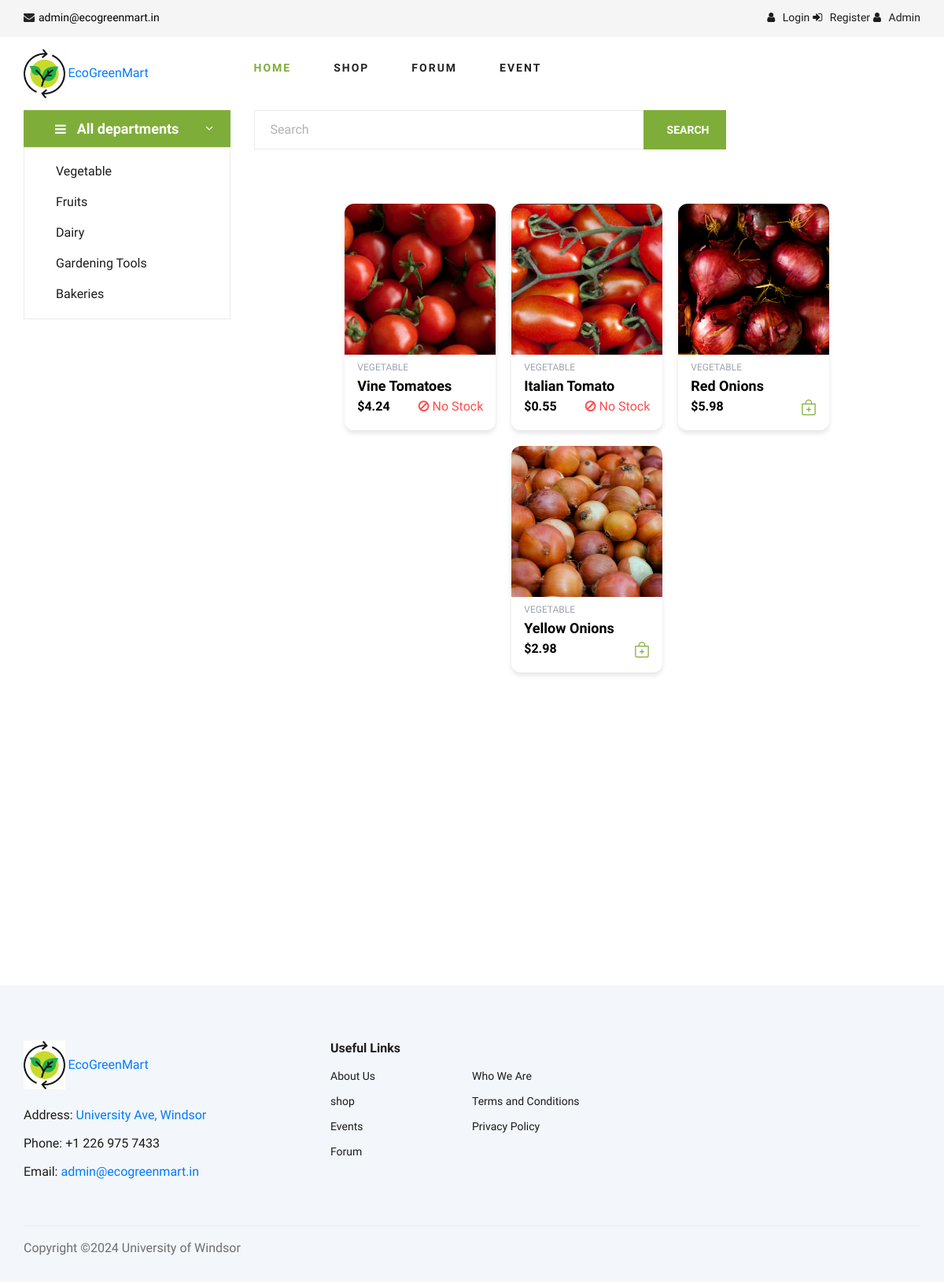
The app's page /search?category=Vegetable, older data.
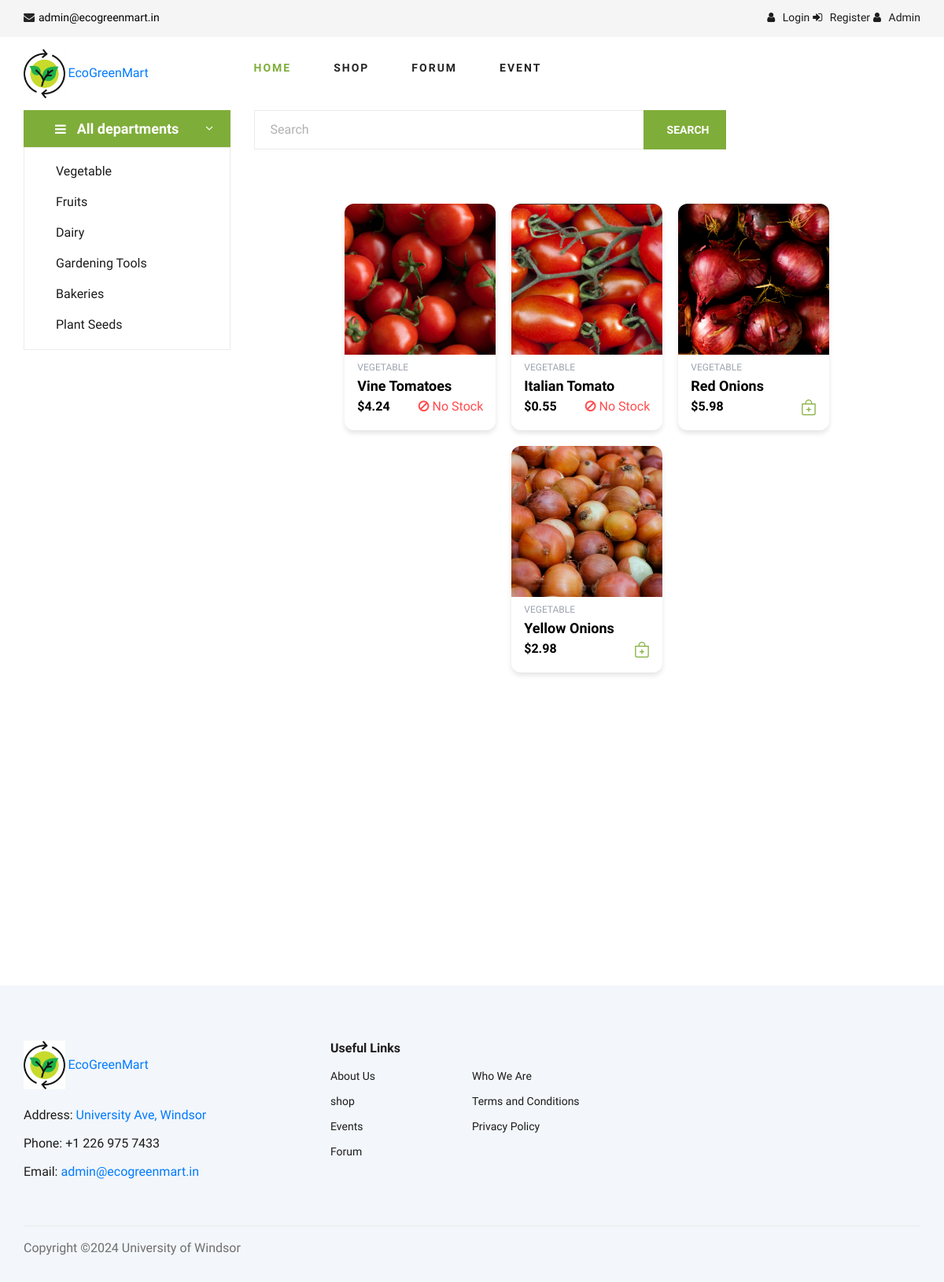
The same page, newer data.
### userPortal/models.py (models this page shows, shortened)
class Category(models.Model):
    name = models.CharField(max_length=100)
    description = models.TextField(blank=True, null=True)
    category_image = models.ImageField(upload_to='category_image/', null=True, blank=True) # This field is used to store the image of the category

class Product(models.Model): # This class is used to create a model for Product
    category = models.ForeignKey('Category', on_delete=models.CASCADE, null=True, blank=True)
    name = models.CharField(max_length=40) # This field is used to store the name of the product
    product_image = models.ImageField(upload_to='product_image/', null=True, blank=True) # This field is used to store the image of the product
    price = models.DecimalField(decimal_places=2, max_digits=10, null=True, blank=True)
    description = models.CharField(max_length=40)
    stock = models.IntegerField(default=0) # This field is used to store the stock of the product

### userPortal/views.py (the view, shortened to what this page needs)
# urls.py: path('search', search_view, name='product-search'), # Search page
def search_view(request):
    query = request.GET.get('query', "")
    category = request.GET.get('category', "")
    if len(category) > 0: # If the category is provided
        products = models.Product.objects.filter(category__name__icontains=category) # Filter products by category
    else:
        products = models.Product.objects.all().filter(name__icontains=query) # Filter products by name containing the query
    categories = models.Category.objects.all() # Get all categories
    if request.user.is_authenticated: # If the user is authenticated
        try:
            cart = get_cart(request)
            product_count_in_cart = cart['product_count_in_cart'] # Get the product count in the cart
        except Exception as e:
            product_count_in_cart = 0
    else:
        product_count_in_cart = 0
    word = ""
    return render(request, 'ecom/v2/home/index.html',
                  {'products': products, 'categories': categories, 'word': word,
                   'product_count_in_cart': product_count_in_cart, 'query': query}) # Render the index template with the products, categories, word, product count in cart, and query

### userPortal/templates/ecom/v2/home/index.html (shortened to what this page needs)
<!DOCTYPE html>
{% load widget_tweaks %}
<html lang="zxx">
<head>
    {% load static %}
    {% include 'ecom/v2/base/load_css.html' %}
</head>
<body>
{% if user.is_authenticated %}
    {% include 'ecom/v2/base/header_after_login.html' %}
{% else %}
    {% include 'ecom/v2/base/header.html' %}
{% endif %}
<section class="hero">
    <div class="container">
        <div class="row">
            <div class="col-lg-3">
                <div class="hero__categories">
                    <div class="hero__categories__all">
                        <i class="fa fa-bars"></i>
                        <span>All departments</span>
                    </div>
                    <ul>
        {% for category in categories %}
<li><a href="/search?category={{ category.name }}">{{ category.name }}</a></li>
        {% endfor %}
                    </ul>
                </div>
            </div>
            <div class="col-lg-9">
                <div style="margin-bottom: -45px;width: 100%; justify-content: center; align-items: center;">
                    <div style="width: 100%; max-width: 600px;">
                        {% include 'ecom/v2/base/search.html' %}
                    </div>
                </div>
                {% if products %}
                    <br>
                    <section class="featured spad" style="padding: 50px 0;">
                        <div class="container" style="max-width: 1200px; margin: 0 auto;">
                            <div class="row featured__filter" style="justify-content: center;">
                                {% for product in products %}
                <div class=" mix {{ category.name }}">
                                <div class="product-card {{ product.category.name }}">
                                    <a href="#">
                                        <img src="{{ product.product_image.url }}" alt="Product" class="product-image" />
                                        <div class="product-details">
                                            <span class="product-category">{{ product.category.name }}</span>
                                            <p class="product-name">{{ product.name }}</p>
                                            <div class="product-price-container">
                                                <p class="product-price">${{ product.price }}</p>
                                                <div class="add-to-cart">
                                                    {% if product.stock > 0 %}
                                                    <a href="{% url 'add-to-cart' product.id %}" style="color: #7fad39;"></a>
                                                    {% else %}
                                                        <span style="color: #ff4d4f;"><i class="fa fa-ban"></i> No Stock</span>
                                                    {% endif %}
                                                </div>
                                            </div>
                                        </div>
                                    </a>
                                </div>
                                </div>
                                {% endfor %}
                            </div>
                        </div>
                    </section>
                {% else %}
                    <h3 style="text-align: center; color: yellow;">No Search Found {{ query }}</h3>
                {% endif %}
                <br>
                <br>
                <br><br><br><br><br><br><br><br><br><br>
            </div>
        </div>
    </div>
</section>
{% include 'ecom/v2/base/footer.html' %}
</body>
</html>

### userPortal/templates/ecom/v2/base/load_css.html (shortened to what this page needs)
{% load static %}
    <link rel="stylesheet" href="{% static 'css/bootstrap.min.css' %}" type="text/css">
    <link rel="stylesheet" href="{% static 'css/font-awesome.min.css' %}" type="text/css">
    <link rel="stylesheet" href="{% static 'css/elegant-icons.css' %}" type="text/css">
    <link rel="stylesheet" href="{% static 'css/nice-select.css' %}" type="text/css">
    <link rel="stylesheet" href="{% static 'css/jquery-ui.min.css' %}" type="text/css">
    <link rel="stylesheet" href="{% static 'css/owl.carousel.min.css' %}" type="text/css">
    <link rel="stylesheet" href="{% static 'css/slicknav.min.css' %}" type="text/css">
    <link rel="stylesheet" href="{% static 'css/style.css' %}" type="text/css">

### userPortal/templates/ecom/v2/base/header.html (shortened to what this page needs)
{% load static %}
<header class="header">
    <div class="header__top">
        <div class="container">
            <div class="row">
                <div class="col-lg-6 col-md-6">
                    <div class="header__top__left">
                        <ul>
                            <li><i class="fa fa-envelope"></i><a style="color:black;"
                                                                 href="mailto:admin@ecogreenmart.in">admin@ecogreenmart.in</a>
                            </li>
                        </ul>
                    </div>
                </div>
                <div class="col-lg-6 col-md-6">
                    <div class="header__top__right">
                        <div class="header__top__right__auth">
                            <a href="/login_as_customer"><i class="fa fa-user"></i> Login</a>
                        </div>
                        <div class="header__top__right__auth">
                            <a href="/register_as_customer"><i class="fa fa-sign-in"></i> Register</a>
                        </div>
                        <div class="header__top__right__auth">
                            <a href="/admin_dashboard"><i class="fa fa-user"></i> Admin</a>
                        </div>
                    </div>
                </div>
            </div>
        </div>
    </div>
    <div class="container">
        <div class="row">
            <div class="col-lg-3">
                <div class="header__logo">
                    <a href="{% url '' %}"><img src="{% static 'media/img/logo.png' %}" width="20%" alt="">
                        <span class="header__cart__price">EcoGreenMart</span></a>
                </div>
            </div>
            <div class="col-lg-6">
                <nav class="header__menu">
                    <ul>
                        <li class="active"><a href="{% url '' %}">Home</a></li>
                        <li><a href="{% url 'product-search' %}">Shop</a></li>
                        <li><a href="{% url 'blog-home' %}">Forum</a></li>
                        <li><a href="{% url 'events' %}">Event</a></li>
                    </ul>
                </nav>
            </div>
        </div>
    </div>
</header>

### userPortal/templates/ecom/v2/base/search.html (shortened to what this page needs)
{% load static %}
<div class="hero__search">
  <div class="hero__search__form">
    <form action="/search" method="get">
      <input
        type="text"
        placeholder="Search"
        name="query"
        id="query"
      />
      <button type="submit" class="site-btn">SEARCH</button>
    </form>
  </div>
</div>

### userPortal/templates/ecom/v2/base/footer.html (shortened to what this page needs)
{% load static %}
<footer class="footer spad">
    <div class="container">
        <div class="row">
            <div class="col-lg-3 col-md-6 col-sm-6">
                <div class="footer__about">
                    <div class="footer__about__logo">
                        <a href="/dashboard"><img src="{% static 'media/img/logo.png' %}" width="20%" alt="">
                            <span class="header__cart__price">EcoGreenMart</span></a>
                    </div>
                    <ul>
                        <li>Address: <a href="https://www.google.ca/maps/place/University+Ave+W,+Windsor,+ON/@42.3111483,-83.0602925,15.91z/data=!4m15!1m8!3m7!1s0x883b2d1297f4c027:0xb1ec759934aaa6d!2sUniversity+Ave+W,+Windsor,+ON!3b1!8m2!3d42.3126885!4d-83.0559341!16s%2Fg%2F1tflgx7s!3m5!1s0x883b2d1297f4c027:0xb1ec759934aaa6d!8m2!3d42.3126885!4d-83.0559341!16s%2Fg%2F1tflgx7s?entry=ttu">University Ave, Windsor</a></li>
                        <li>Phone: +1 226 975 7433</li>
                        <li>Email: <a href="mailto:admin@ecogreenmart.in">admin@ecogreenmart.in</a></li>
                    </ul>
                </div>
            </div>
            <div class="col-lg-4 col-md-6 col-sm-6 offset-lg-1">
                <div class="footer__widget">
                    <h6>Useful Links</h6>
                    <ul>
                        <li><a href="/about_us">About Us</a></li>
                        <li><a href="/search">shop</a></li>
                        <li><a href="/events/">Events</a></li>
                        <li><a href="/forum">Forum</a></li>
                    </ul>
                    <ul>
                        <li><a href="/details">Who We Are</a></li>
                        <li><a href="/terms_and_condition">Terms and Conditions</a></li>
                        <li><a href="/privacy_policy">Privacy Policy</a></li>
                    </ul>
                </div>
            </div>
        </div>
        <div class="row">
            <div class="col-lg-12">
                <div class="footer__copyright">
                    <div class="footer__copyright__text">
                        <p>
                            Copyright &copy;<script>document.write(new Date().getFullYear());</script>
                            University of Windsor
                    </div>
                </div>
            </div>
        </div>
    </div>
</footer>

### userPortal/templates/ecom/v2/base/js.html (shortened to what this page needs)
{% load static %}

### userPortal/static/css/style.css (style rules this page uses)
html, body { height: 100%; font-family: "Cairo", sans-serif; -webkit-font-smoothing: antialiased; font-smoothing: antialiased; }
h1, h2, h3, h4, h5, h6 { margin: 0; color: #111111; font-weight: 400; font-family: "Cairo", sans-serif; }
h6 { font-size: 16px; }
p { font-size: 16px; font-family: "Cairo", sans-serif; color: #6f6f6f; font-weight: 400; line-height: 26px; margin: 0 0 15px 0; }
img { max-width: 100%; }
ul, ol { padding: 0; margin: 0; }
.spad { padding-top: 100px; padding-bottom: 100px; }
.site-btn { font-size: 14px; color: #ffffff; font-weight: 800; text-transform: uppercase; display: inline-block; padding: 13px 30px 12px; background: #7fad39; border: none; }
.header__top { background: #f5f5f5; }
.header__top__left { padding: 10px 0 13px; }
.header__top__left ul li { font-size: 14px; color: #1c1c1c; display: inline-block; margin-right: 45px; position: relative; }
.header__top__left ul li:after { position: absolute; right: -25px; top: 1px; height: 20px; width: 1px; background: #000000; opacity: 0.1; content: ""; }
.header__top__left ul li:last-child { margin-right: 0; }
.header__top__left ul li:last-child:after { display: none; }
.header__top__left ul li i { color: #252525; margin-right: 5px; }
.header__top__right { text-align: right; padding: 10px 0 13px; }
.header__top__right__auth { display: inline-block; }
.header__top__right__auth a { display: block; font-size: 14px; color: #1c1c1c; }
.header__top__right__auth a i { margin-right: 6px; }
.header__logo { padding: 15px 0; }
.header__logo a { display: inline-block; }
.header__menu { padding: 24px 0; }
.header__menu ul li { list-style: none; display: inline-block; margin-right: 50px; position: relative; }
.header__menu ul li.active a { color: #7fad39; }
.header__menu ul li:last-child { margin-right: 0; }
.header__menu ul li a { font-size: 14px; color: #252525; text-transform: uppercase; font-weight: 700; letter-spacing: 2px; -webkit-transition: all, 0.3s; -moz-transition: all, 0.3s; -ms-transition: all, 0.3s; -o-transition: all, 0.3s; transition: all, 0.3s; padding: 5px 0; display: block; }
.hero { padding-bottom: 50px; }
.hero__categories__all { background: #7fad39; position: relative; padding: 10px 25px 10px 40px; cursor: pointer; }
.hero__categories__all i { font-size: 16px; color: #ffffff; margin-right: 10px; }
.hero__categories__all span { font-size: 18px; font-weight: 700; color: #ffffff; }
.hero__categories__all:after { position: absolute; right: 18px; top: 9px; content: "3"; font-family: "ElegantIcons"; font-size: 18px; color: #ffffff; }
.hero__categories ul { border: 1px solid #ebebeb; padding-left: 40px; padding-top: 10px; padding-bottom: 12px; }
.hero__categories ul li { list-style: none; }
.hero__categories ul li a { font-size: 16px; color: #1c1c1c; line-height: 39px; display: block; }
.hero__search { overflow: hidden; margin-bottom: 30px; }
.hero__search__form { width: 610px; height: 50px; border: 1px solid #ebebeb; position: relative; float: left; }
.hero__search__form form input { width: 70%; border: none; height: 48px; font-size: 16px; color: #b2b2b2; padding-left: 20px; }
.hero__search__form form input::placeholder { color: #b2b2b2; }
.hero__search__form form button { position: absolute; right: 0; top: -1px; height: 50px; }
.featured { padding-top: 80px; padding-bottom: 40px; }
.product-details { padding-top: 80px; }
.footer { background: #F3F6FA; padding-top: 70px; padding-bottom: 0; }
.footer__about { margin-bottom: 30px; }
.footer__about ul li { font-size: 16px; color: #1c1c1c; line-height: 36px; list-style: none; }
.footer__about__logo { margin-bottom: 15px; }
.footer__about__logo a { display: inline-block; }
.footer__widget { margin-bottom: 30px; overflow: hidden; }
.footer__widget h6 { color: #1c1c1c; font-weight: 700; margin-bottom: 10px; }
.footer__widget ul { width: 50%; float: left; }
.footer__widget ul li { list-style: none; }
.footer__widget ul li a { color: #1c1c1c; font-size: 14px; line-height: 32px; }
.footer__copyright { border-top: 1px solid #ebebeb; padding: 15px 0; overflow: hidden; margin-top: 20px; }
.footer__copyright__text { font-size: 14px; color: #1c1c1c; float: left; line-height: 25px; }
@media only screen and (min-width: 1200px) { .container { max-width: 1170px; } }

Row changes from the older to the newer data that the page shows:
added Category: name "Plant Seeds"
